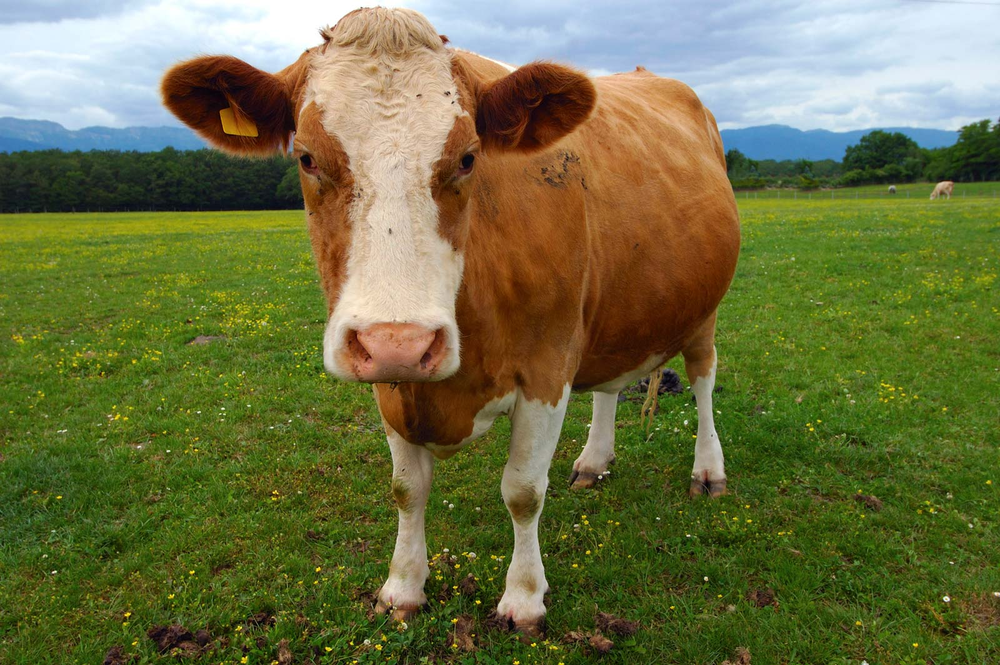
#> input picture img.png, 1000 x 665 px, shrunk from 1600 x 1064 before the run
$ python main.py
#> lines starting #> are read from the running program, lines starting #| are printed output that depends on the picture
import cv2

image= cv2.imread("img.png")
#> image is the input picture: shape (665, 1000, 3); mean B, G, R 67.1, 112.4, 108.8

gray_image= cv2.cvtColor(image , cv2.COLOR_BGR2GRAY)
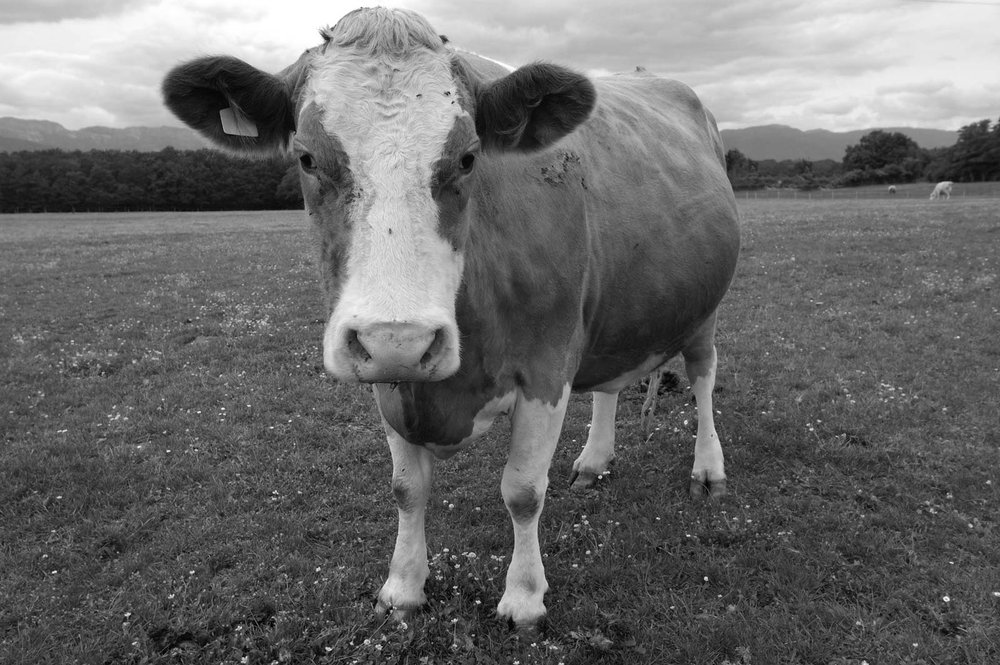
#> gray_image: shape (665, 1000); min 0, max 255, mean 106.2

invert_image= 255- gray_image
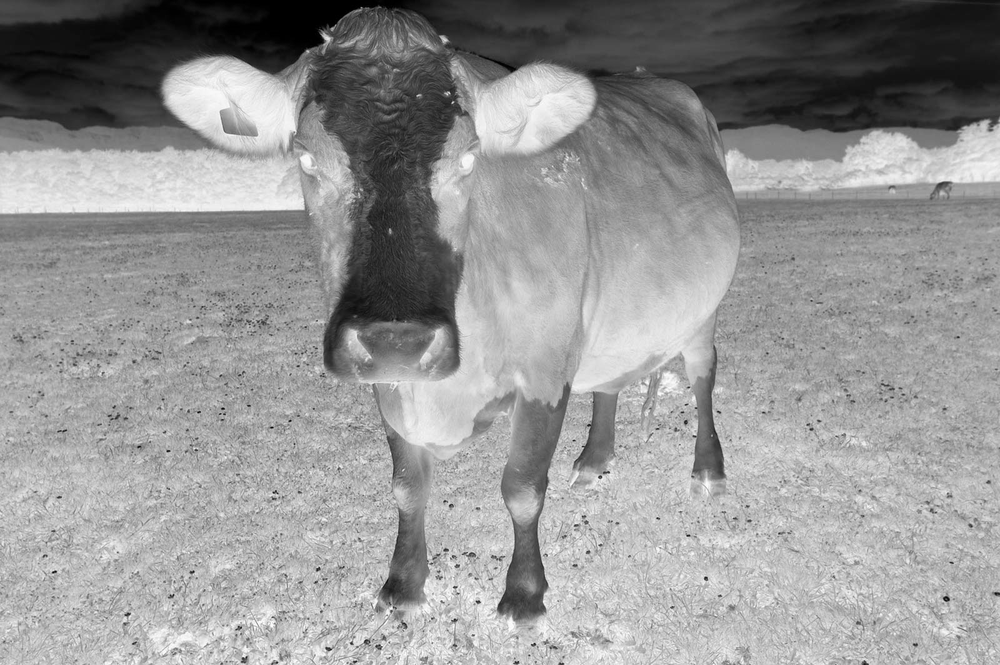
#> invert_image: shape (665, 1000); min 0, max 255, mean 148.8

blur= cv2.GaussianBlur(invert_image , (21,21) , 0)
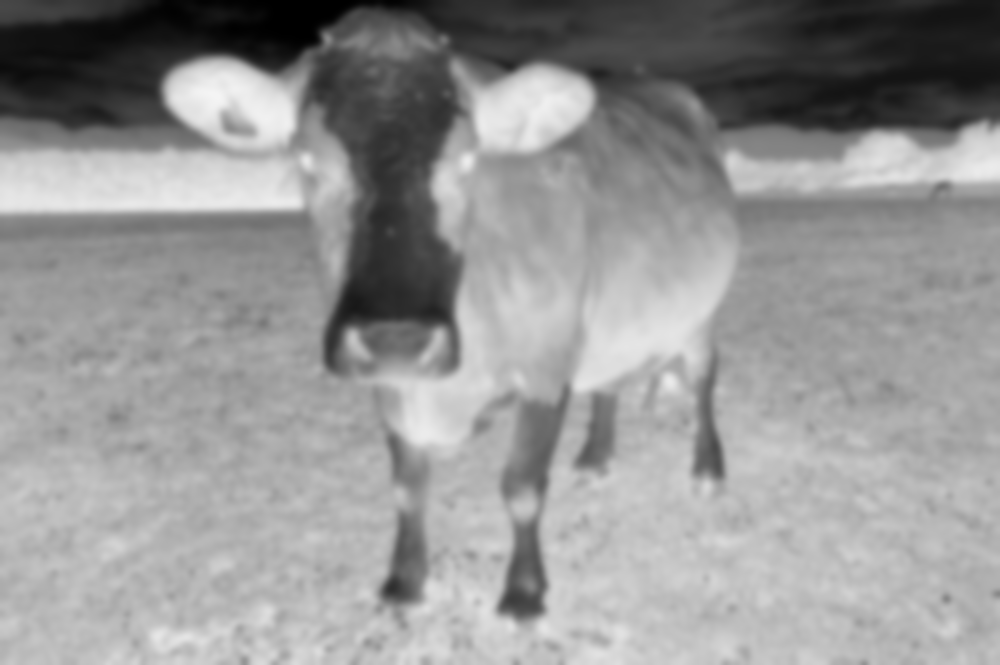
#> blur: shape (665, 1000); min 0, max 244, mean 148.8

invert_blur = 255-blur
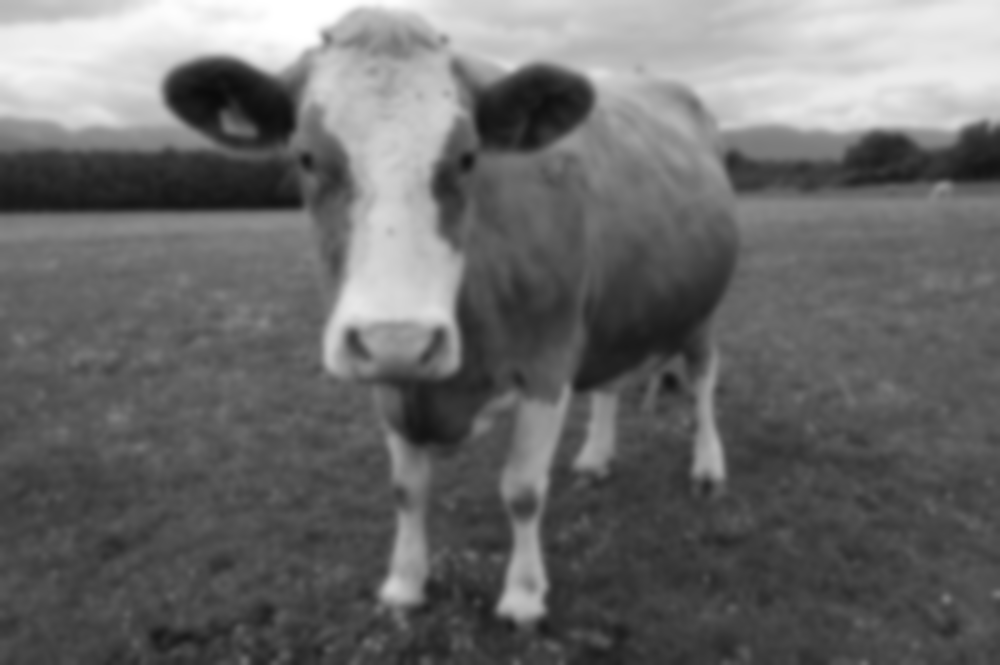
#> invert_blur: shape (665, 1000); min 11, max 255, mean 106.2

skatch= cv2.divide(gray_image, invert_blur , scale= 256.0)
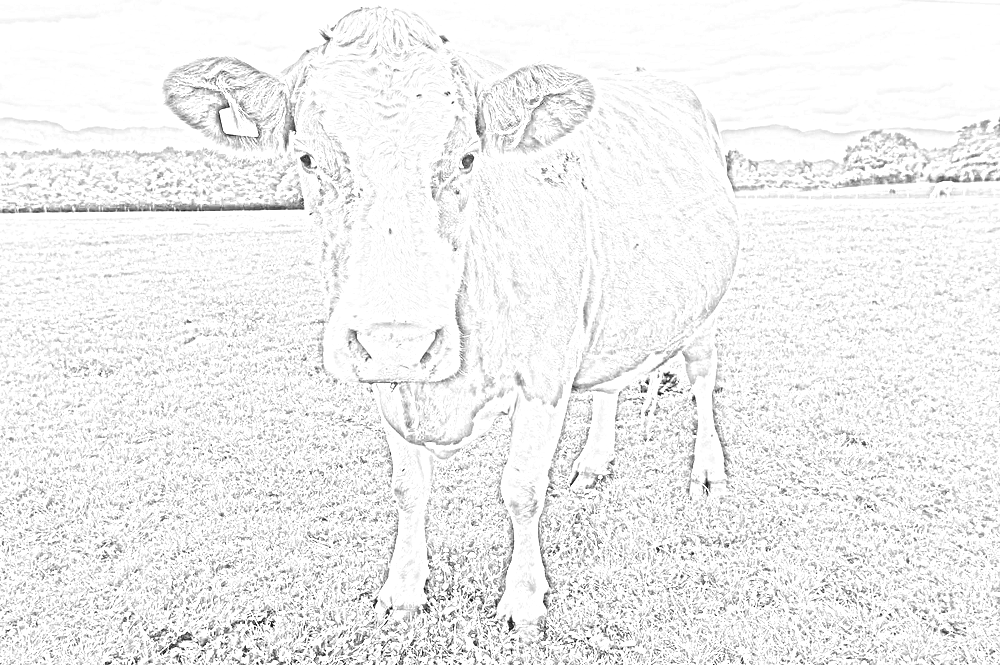
#> skatch: shape (665, 1000); min 0, max 255, mean 240

cv2.imshow("pencil skatch" , skatch)

cv2.waitKey(0)
